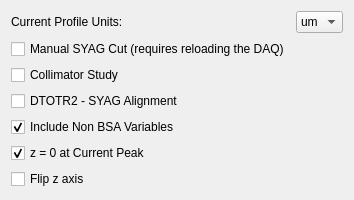
        <widget class="QWidget" name="tab_9">
         <attribute name="title">
          <string>Options</string>
         </attribute>
         <layout class="QGridLayout" name="gridLayout_11">
          <item row="1" column="0" colspan="2">
           <widget class="QCheckBox" name="doManualSYAG">
            <property name="text">
             <string>Manual SYAG Cut (requires reloading the DAQ)</string>
            </property>
            <property name="checked">
             <bool>false</bool>
            </property>
           </widget>
          </item>
          <item row="3" column="0" colspan="2">
           <widget class="QCheckBox" name="doSYAGAlignment">
            <property name="text">
             <string>DTOTR2 - SYAG Alignment</string>
            </property>
            <property name="checked">
             <bool>false</bool>
            </property>
           </widget>
          </item>
          <item row="4" column="0" rowspan="2" colspan="2">
           <widget class="QCheckBox" name="doIncludeNonbsa">
            <property name="text">
             <string>Include Non BSA Variables</string>
            </property>
            <property name="checked">
             <bool>true</bool>
            </property>
           </widget>
          </item>
          <item row="0" column="2">
           <widget class="QComboBox" name="unitComboBox">
            <property name="sizePolicy">
             <sizepolicy hsizetype="Expanding" vsizetype="Fixed">
              <horstretch>0</horstretch>
              <verstretch>0</verstretch>
             </sizepolicy>
            </property>
            <item>
             <property name="text">
              <string>um</string>
             </property>
            </item>
            <item>
             <property name="text">
              <string>fs</string>
             </property>
            </item>
           </widget>
          </item>
          <item row="2" column="0" colspan="2">
           <widget class="QCheckBox" name="doManualCollimator">
            <property name="text">
             <string>Collimator Study</string>
            </property>
            <property name="checked">
             <bool>false</bool>
            </property>
           </widget>
          </item>
          <item row="0" column="0" colspan="2">
           <widget class="QLabel" name="label_10">
            <property name="text">
             <string>Current Profile Units:</string>
            </property>
           </widget>
          </item>
          <item row="6" column="0">
           <widget class="QCheckBox" name="doOriginAtPeak">
            <property name="text">
             <string>z = 0 at Current Peak</string>
            </property>
            <property name="checked">
             <bool>true</bool>
            </property>
           </widget>
          </item>
          <item row="7" column="0">
           <widget class="QCheckBox" name="doFlipImageTime">
            <property name="text">
             <string>Flip z axis</string>
            </property>
            <property name="checked">
             <bool>false</bool>
            </property>
           </widget>
          </item>
         </layout>
        </widget>
